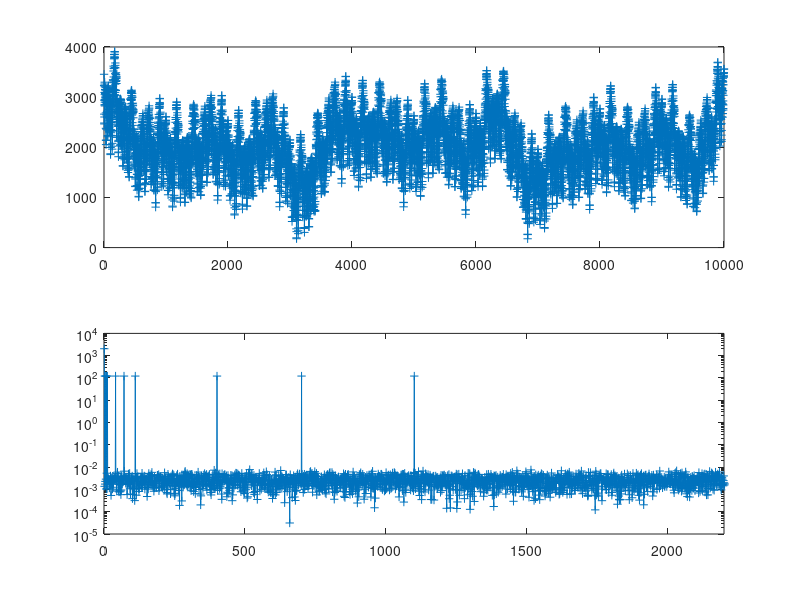

The MATLAB source for this figure:
%%
% This script creates a file.h containing the stream of data for the DAC
% and the corresponding varaibles to call in the real .ino file.
% 
% It works both for Octave and Matlab
% in the .ino file add "#include "filename.h""
%%

%% Parameters to set
filename = 'Waveforms_Gen.h';		% name of the header file to create
baseFreq = 1;     	% base frequeny of the arbitrary waveform
nPoints = 1e4;            % length of the multisine (1e4 and 1e5 take 2% and 20% of available memory on T3.6)
nbit = 12;			% resolution of the DAC
nPeriods = [2,5,8,11,40,70,110,400,700,1100 ];  	% in the waveform, it is a vector with [1,4] you have two signals with 1 and 4 periods inside

stepTime = ((baseFreq*nPoints)^-1)*1e6;     % in us interrupt delay time (Delay)
maxDig = 2^nbit-1;    % resolution
f = baseFreq*nPeriods;  % in Hz
amplitude = 3/3.3; % full scale

%% Checks
% step time
if stepTime <= 2
	% I could not get good results with too fast output
    error('stepTime is shorter than 2 us')
else
    fprintf('stepTime is %.3f us\n', stepTime )
end

% Calculate frequencies
if max(nPeriods) >= nPoints/2 % aliasing
    error('nperiods is too high\n')
else
    for i = 1:length(f)
        fprintf('Frequency\t%d:\t%5.3f Hz\n', i, f(i))
    end
end

% Cutoff frequency
fprintf('Cutoff filter frequency: ~%d Hz\n', round(stepTime^-1*1e6))

% Length of the multisine (500'000 points take almost all the memory)
fprintf('Data length: %d\n', nPoints)

% Filename
fprintf('Filename:\n\t%s\n',filename)

%% Make waveform
Multisine = zeros(1,nPoints);   % arbitrary units
for i = 1:length(nPeriods)
	% multisine with random phase
    Multisine = Multisine + sin(2*pi*nPeriods(i)*(0:nPoints-1)/nPoints + pi*rand(1));
end
% Convert to integer decimals with the right resolution
Dec = round(maxDig*(amplitude * Multisine / (2*max(Multisine)) + 0.5));

%% Plot results
figure(1)
clf
subplot(2,1,1)
plot(Dec, '+-')
subplot(2,1,2)
semilogy(abs(fft(Dec))/nPoints,'+-')
xlim([0,2*max(nPeriods)])

%% Convert to hexadecimal
Hex = dec2hex(Dec);

%% Make file
fprintf('Writing file\n')
% open file
id = fopen(filename, 'w');

% first lines
firstLines = { ...
    '#ifndef _Waveforms_h_', ...    % do not repeat the #define, common use
    '#define _Waveforms_h_', ...    % common use
    sprintf('#define Delay %f // in us', stepTime) ...  % macros Delay (interrupt delay)
    sprintf('#define maxSamplesNum %d // length', nPoints) ...% macros maxSamplesNum (length of the waveform)    
    sprintf('//Number of points: %d', nPoints); ...        % number of points
    };

% lines for the number of periods
if length(nPeriods) == 1
    nPeriodsLine = sprintf('//Number of periods: %d', nPeriods);       % number of periods
else
    nPeriodsLine = sprintf('//Number of periods:\t');
    for i = nPeriods
        nPeriodsLine = [nPeriodsLine, sprintf('%d\t', i)];
    end
end

% line for variable declaration
varDeclarationLine = 'static short waveformsTable[maxSamplesNum] = {'; % varaible waveformsTable (waveform declaration)

% last lines
lastLines = {'};', '#endif'};   

%% write file
% first lines
fprintf(id, '%s\n',firstLines{:});
% number of periods
fprintf(id, '%s\n',nPeriodsLine);
% variable declaration
fprintf(id, '%s\n',varDeclarationLine);
% data
fprintf(id, '\t0x%s,\t', Hex(1,:));
for i = 2:nPoints-1
    fprintf(id, '0x%s,\t', Hex(i,:));
    if mod(i,15) == 0   % new line
        fprintf(id,'\n\t');
    end
end
fprintf(id, '0x%s\t', Hex(end,:));
% last lines
fprintf(id, '%s\n',lastLines{:});

% close file
fclose(id);

%% done
fprintf('\nDone\n')
